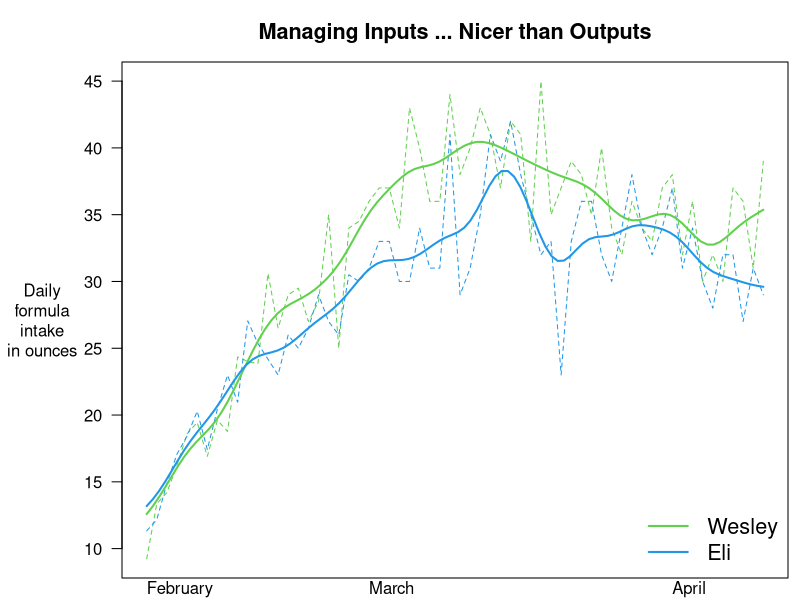
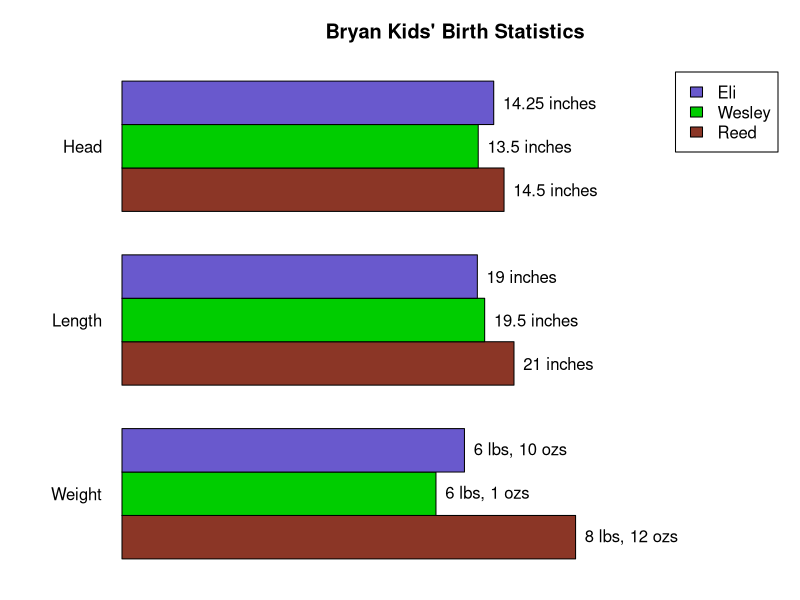

Generate these figures, in order, with R:
## ---- chunk 1
knitr::opts_chunk$set(
  collapse = TRUE,
  comment = "#>",
  fig.path = "README-"
)
## ---- chunk 2
fIntake <-
  read.csv("formulaIntake.csv")

#x11(width = 6* 2.5, height = 4*2.5)
jMult <- 200
#png("formulaIntake.png",
#     width = 6 * jMult, height = 4 * jMult, res = 200)
#     quality = 100)

#pdf("formulaIntake.pdf",
#    width = 6, height = 4, family = "Times")
par(las = 1, mar = c(1, 6, 3, 0.5) + 0.1)
matplot(1:nrow(fIntake), fIntake[,c("Wesley","Eli")], type = "l",
        xlab = "", ylab = "", axes = FALSE, col = c(3,4),
        lty = "dashed", cex.main = 1.3,
        main = "Managing Inputs ... Nicer than Outputs")
lines(ksmooth(1:nrow(fIntake), fIntake$Wesley, "normal", bandwidth=5),
      col=3, lwd = 2)
lines(ksmooth(1:nrow(fIntake), fIntake$Eli, "normal", bandwidth=5),
      col=4,
      lwd = 2)
box()
mtext(side = 2, "Daily\nformula\nintake\nin ounces", line = 4, adj = 0.5)
mtext(c("February", "March", "April"), adj = 0,
      side = 1, line = 0, at = c(1,23,53))
axis(side = 2)
#     at = fIntake$Date[0:8 * 7 + 1],
#     at = c(1,23,53),
#     labels = c("February", "March", "April"),
#     tick = FALSE)

legend(x = "bottomright",
       legend = c("Wesley","Eli"),
       col = c(3,4),  lwd = 2, bty = "n", cex = 1.3)

#dev.off()
## ---- chunk 3
bStats <- read.table("birthStats.txt")

bData <- as.matrix(bStats[,c("WeightGms","LengthCm","HeadCm")])
bData <- bData / rep(colMeans(bData), each = 3)

#pdf("birthStats.pdf",
#    width = 6, height = 4, family = "Times")
par(las = 1)
foo <- barplot(bData,
               beside = T, horiz = T, xlim = c(0,1.8),
               main = "Bryan Kids' Birth Statistics",
               names.arg = c("Weight","Length","Head"),
               legend.text = c("Reed","Wesley","Eli"),
               col = c("tomato4","green3","slateblue3"), axes = FALSE)
text(bData[,1] + 0.025, foo[,1],
     labels = paste(bStats$WeightLbs,"lbs,",bStats$WeightOzs,"ozs"),
     adj = 0)
text(bData[,2] + 0.025, foo[,2],
     labels = paste(bStats$LengthIn,"inches"),
     adj = 0)
text(bData[,3] + 0.025, foo[,3],
     labels = paste(bStats$HeadIn,"inches"),
     adj = 0)

#dev.off()
